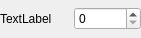
<?xml version="1.0" encoding="UTF-8"?>
<ui version="4.0">
 <class>Form</class>
 <widget class="QWidget" name="Form">
  <property name="geometry">
   <rect>
    <x>0</x>
    <y>0</y>
    <width>141</width>
    <height>38</height>
   </rect>
  </property>
  <property name="sizePolicy">
   <sizepolicy hsizetype="Preferred" vsizetype="Fixed">
    <horstretch>0</horstretch>
    <verstretch>0</verstretch>
   </sizepolicy>
  </property>
  <property name="minimumSize">
   <size>
    <width>0</width>
    <height>38</height>
   </size>
  </property>
  <property name="maximumSize">
   <size>
    <width>16777215</width>
    <height>38</height>
   </size>
  </property>
  <property name="windowTitle">
   <string>Form</string>
  </property>
  <layout class="QHBoxLayout" name="horizontalLayout">
   <property name="margin">
    <number>0</number>
   </property>
   <item>
    <widget class="QLabel" name="label">
     <property name="text">
      <string>TextLabel</string>
     </property>
    </widget>
   </item>
   <item>
    <widget class="QSpinBox" name="spinBox"/>
   </item>
  </layout>
 </widget>
 <resources/>
 <connections/>
</ui>
